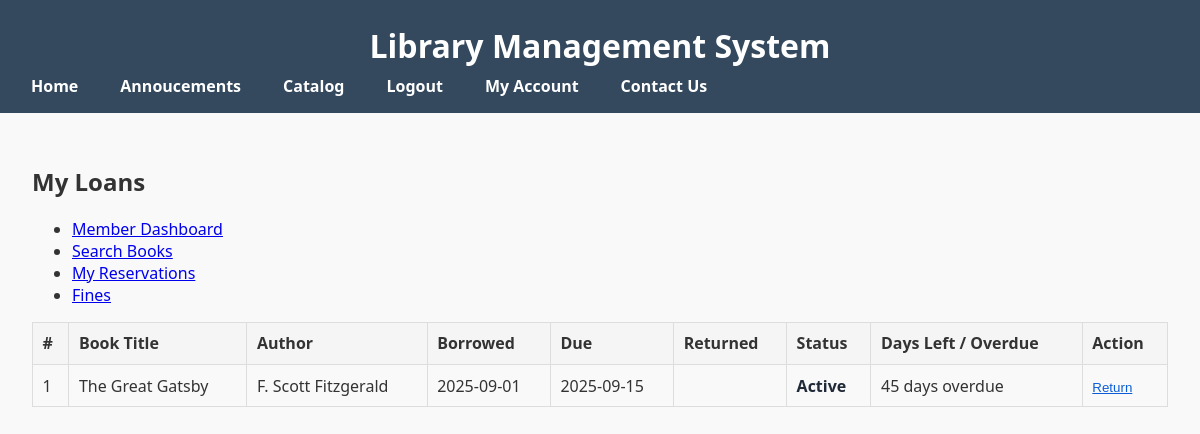
Screenshot of /php/loans.php (signed in) with the database file from the repository.
### tables this page shows
CREATE TABLE IF NOT EXISTS loans (
    loan_id INT AUTO_INCREMENT PRIMARY KEY,
    user_id INT NOT NULL,
    book_id INT NOT NULL,
    borrow_date DATE,
    due_date DATE,
    return_date DATE,
    status ENUM('Active','Returned','Overdue') DEFAULT 'Active',
    FOREIGN KEY (user_id) REFERENCES users(user_id),
    FOREIGN KEY (book_id) REFERENCES books(book_id)
);

CREATE TABLE IF NOT EXISTS books (
    book_id INT AUTO_INCREMENT PRIMARY KEY,
    title VARCHAR(150) NOT NULL,
    author VARCHAR(100),
    genre VARCHAR(50),
    language VARCHAR(50),
    isbn VARCHAR(20) UNIQUE,
    publication_year INT,
    summary TEXT,
    available BOOLEAN DEFAULT TRUE
);

### php/loans.php (the view, shortened to what this page needs)
<?php
include "connect.php";
$userId = (int) $_SESSION['user_id'];
function h($s) { return htmlspecialchars((string)$s, ENT_QUOTES); }
$stmt = mysqli_prepare(
  $database,
  "SELECT l.loan_id,
          l.book_id,
          l.borrow_date,
          l.due_date,
          l.return_date,
          l.status,
          b.title,
          b.author
     FROM loans AS l
     INNER JOIN books AS b ON b.book_id = l.book_id
    WHERE l.user_id = ?
    ORDER BY l.borrow_date DESC, l.loan_id DESC"
);
mysqli_stmt_bind_param($stmt, "i", $userId);
mysqli_stmt_execute($stmt);
$result = mysqli_stmt_get_result($stmt);
$loans = [];
if ($result) {
  while ($row = mysqli_fetch_assoc($result)) {
    $loans[] = $row;
  }
}
$today = new DateTime('today');
?>
<!DOCTYPE html>
<html lang="en">
<head>
  <link rel="stylesheet" href="styles.css">
</head>
<body>
<?php include 'nav.php'; ?>
<main>
  <section>
    <h2>My Loans</h2>
    <ul>
      <li><a href="member.php">Member Dashboard</a></li>
      <li><a href="catalog.php">Search Books</a></li>
      <li><a href="reservations.php">My Reservations</a></li>
      <li><a href="fines.php">Fines</a></li>
    </ul>
    <?php if (empty($loans)): ?>
      <p class="muted">You don’t have any loans yet.</p>
    <?php else: ?>
      <table class="loans-table">
        <thead>
          <tr>
            <th>#</th>
            <th>Book Title</th>
            <th>Author</th>
            <th>Borrowed</th>
            <th>Due</th>
            <th>Returned</th>
            <th>Status</th>
            <th>Days Left / Overdue</th>
            <th>Action</th>
          </tr>
        </thead>
        <tbody>
          <?php foreach ($loans as $L): ?>
            <?php
              $status = $L['status'] ?? '';
              $statusClass = 'status-' . preg_replace('/[^A-Za-z]/', '', (string)$status);
              $daysLabel = '-';
              $hasReturn = !empty($L['return_date']);
              if (!$hasReturn && !empty($L['due_date'])) {
                try {
                  $due = new DateTime($L['due_date']);
                  $diffDays = (int)$today->diff($due)->format('%r%a');
                  if ($diffDays >= 0) {
                    $daysLabel = $diffDays . ' day' . ($diffDays == 1 ? '' : 's') . ' left';
                  } else {
                    $daysLabel = abs($diffDays) . ' day' . (abs($diffDays) == 1 ? '' : 's') . ' overdue';
                  }
                } catch (Exception $e) {  }
              }
            ?>
            <tr>
              <td><?= h($L['loan_id']) ?></td>
              <td><?= h($L['title'] ?? '') ?></td>
              <td><?= h($L['author'] ?? '') ?></td>
              <td><?= h($L['borrow_date'] ?? '') ?></td>
              <td><?= h($L['due_date'] ?? '') ?></td>
              <td><?= h($L['return_date'] ?? '') ?></td>
              <td class="<?= h($statusClass) ?>"><?= h($status) ?></td>
              <td><?= h($daysLabel) ?></td>
              <td>
                <?php if ($status === 'Active'): ?>
                  <form method="post" action="loans.php" style="display:inline;">
                    <button type="submit" class="btn-link">Return</button>
                  </form>
                <?php else: ?>
                  <span class="muted">-</span>
                <?php endif; ?>
              </td>
            </tr>
          <?php endforeach; ?>
        </tbody>
      </table>
    <?php endif; ?>
  </section>
</main>
</body>
</html>

### php/styles.css (style rules this page uses)
body { font-family: 'Segoe UI', Tahoma, Geneva, Verdana, sans-serif; margin: 0; padding: 0; background: #f9f9f9; color: #333; }
main { padding: 2rem; }
button { background: #3498db; border: none; color: white; cursor: pointer; transition: background 0.3s; border-radius: 5px; }
table.loans-table { width:100%; border-collapse:collapse; margin-top:1rem; }
table.loans-table th, table.loans-table td { border:1px solid #ddd; padding:.6rem; }
table.loans-table th { background:#f5f5f5; text-align:left; }
.status-Active { color:#1f2937; font-weight:600; }
.btn-link { background:none; border:none; color:#0b5dd7; cursor:pointer; text-decoration:underline; padding:0; }

### rows the page displays
loans: loan_id "1", book.title "The Great Gatsby", book.author "F. Scott Fitzgerald", borrow_date "2025-09-01", due_date "2025-09-15", status "Active", due_date "45 days overdue"

### other values shown
$authText "Logout"
$accountText "My Account"
